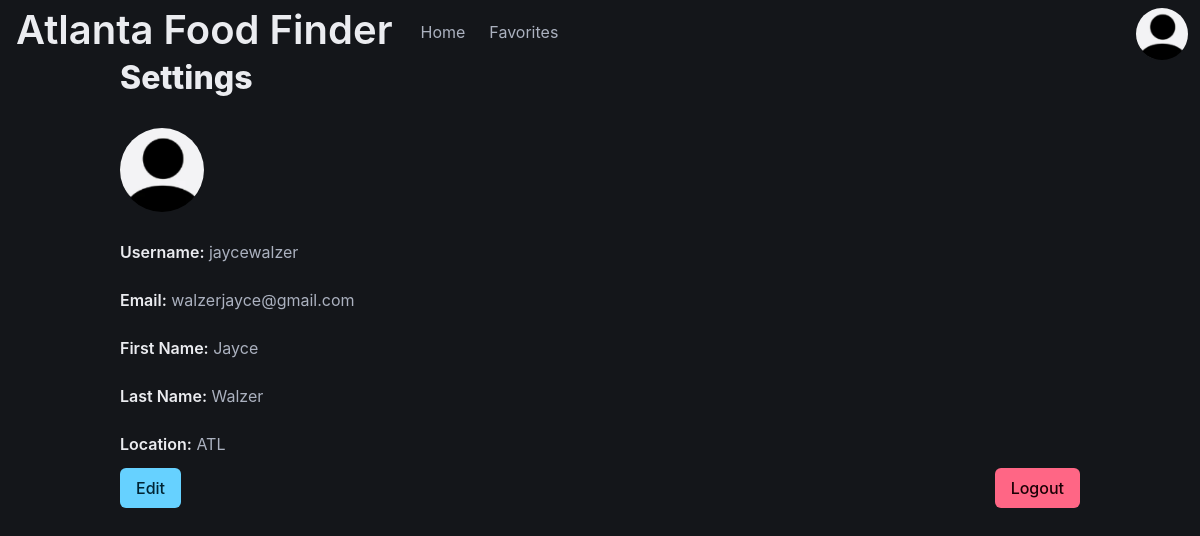
The page /foodFinder/settings/ (signed in) on the database its author committed.
### foodFinder/models.py (models this page shows, shortened)
class Guest(models.Model):
    user = models.OneToOneField(User, on_delete=models.CASCADE)
    first_name = models.CharField(max_length=100, blank=True)  # Optional
    last_name = models.CharField(max_length=100, blank=True)   # Optional
    location = models.CharField(max_length=100, blank=True)  # Optional
    profile_picture = models.ImageField(upload_to='profile_pictures/', blank=True, null=True)
    favorite_restaurants = models.ManyToManyField(Restaurant, blank=True)

### foodFinder/views.py (the view, shortened to what this page needs)
# urls.py: path("settings/", views.settings, name="settings"),
def settings(request):
    if not request.user.is_authenticated:
        return redirect('/foodFinder/login/')
    guest = Guest.objects.get(user=request.user)
    user_profile = UserProfile.objects.get(user=request.user)
    can_edit = False
    context = {
        'guest': guest,
        'user': user_profile.user,
        'email': user_profile.email,
        'can_edit': can_edit,
    }
    return render(request, 'foodFinder/settings.html', context)

### foodFinder/templates/foodFinder/settings.html (shortened to what this page needs)
<!DOCTYPE html>
<html lang="en" data-theme="dark">
{% load static %}
<head>
    <link rel="stylesheet" href="{% static "./foodFinder/css/bulma.css" %}">
    <link rel="stylesheet" href="https://cdnjs.cloudflare.com/ajax/libs/cropperjs/1.5.12/cropper.min.css"/>
</head>
<body>
<nav class="navbar is-fixed-top" role="navigation" aria-label="main navigation">
    <div class="navbar-brand">
        <strong class="is-size-2 has-text-centered px-4">
            Atlanta Food Finder
        </strong>
    </div>
    <div class="navbar-menu">
        <div class="navbar-start">
            <a class="navbar-item" href="/foodFinder">
                Home
            </a>
            <a class="navbar-item" href="/foodFinder/favorites">
                Favorites
            </a>
        </div>
        <div class="navbar-end">
            {% if user.is_authenticated %}
                <figure class="image is-64x64 pt-2 pr-3">
                    <a href="{% url 'settings' %}">
                        <img class="is-rounded is-square"
                             src="{% if user.guest.profile_picture %}{{ user.guest.profile_picture.url }}{% else %}{% static 'images/default_profile.png' %}{% endif %}"
                             alt="Profile Picture"/>
                    </a>
                </figure>
            {% endif %}
        </div>
    </div>
</nav>
<section class="section mt-3">
    <div class="container">
        <h1 class="title">Settings</h1>
        <form method="POST" enctype="multipart/form-data" action="{% url 'settings' %}">
            {% if not can_edit %}
                <figure class="image is-96x96 pt-2 pr-3">
                    <a href="{% url 'settings' %}">
                        <img class="is-rounded is-square"
                             src="{% if user.guest.profile_picture %}{{ user.guest.profile_picture.url }}{% else %}{% static 'images/default_profile.png' %}{% endif %}"
                             alt="Profile Picture"/>
                    </a>
                </figure>
            {% endif %}
            <div class="field mt-5">
                {% if not can_edit %}
                    <div><strong>Username:</strong> {{ guest.user.username }}</div>
                {% endif %}
            </div>
            <div class="field mt-5">
                {% if not can_edit %}
                    <div><strong>Email:</strong> {{ guest.user.email }}</div>
                {% endif %}
            </div>
            <div class="field mt-5">
                {% if not can_edit %}
                    <div><strong>First Name:</strong> {{ guest.first_name }}</div>
                {% endif %}
            </div>
            <div class="field mt-5">
                {% if not can_edit %}
                    <div><strong>Last Name:</strong> {{ guest.last_name }}</div>
                {% endif %}
            </div>
            <div class="field mt-5">
                {% if not can_edit %}
                    <div><strong>Location:</strong> {{ guest.location }}</div>
                {% endif %}
            </div>
            <div class="is-flex is-justify-content-space-between">
                {% if not can_edit %}
                    <button name="action" value="edit" type="submit" id="editButton" class="button is-info">Edit</button>
                {% endif %}
                <form method="POST">
                    <button type="submit" name="action" value="logout" id="logoutButton" class="button is-danger">Logout</button>
                </form>
            </div>
        </form>
    </div>
</section>
</body>
</html>

### rows shown on the page
Guest: user.username "jaycewalzer", user.email "walzerjayce@gmail.com", first_name "Jayce", last_name "Walzer", location "ATL"
